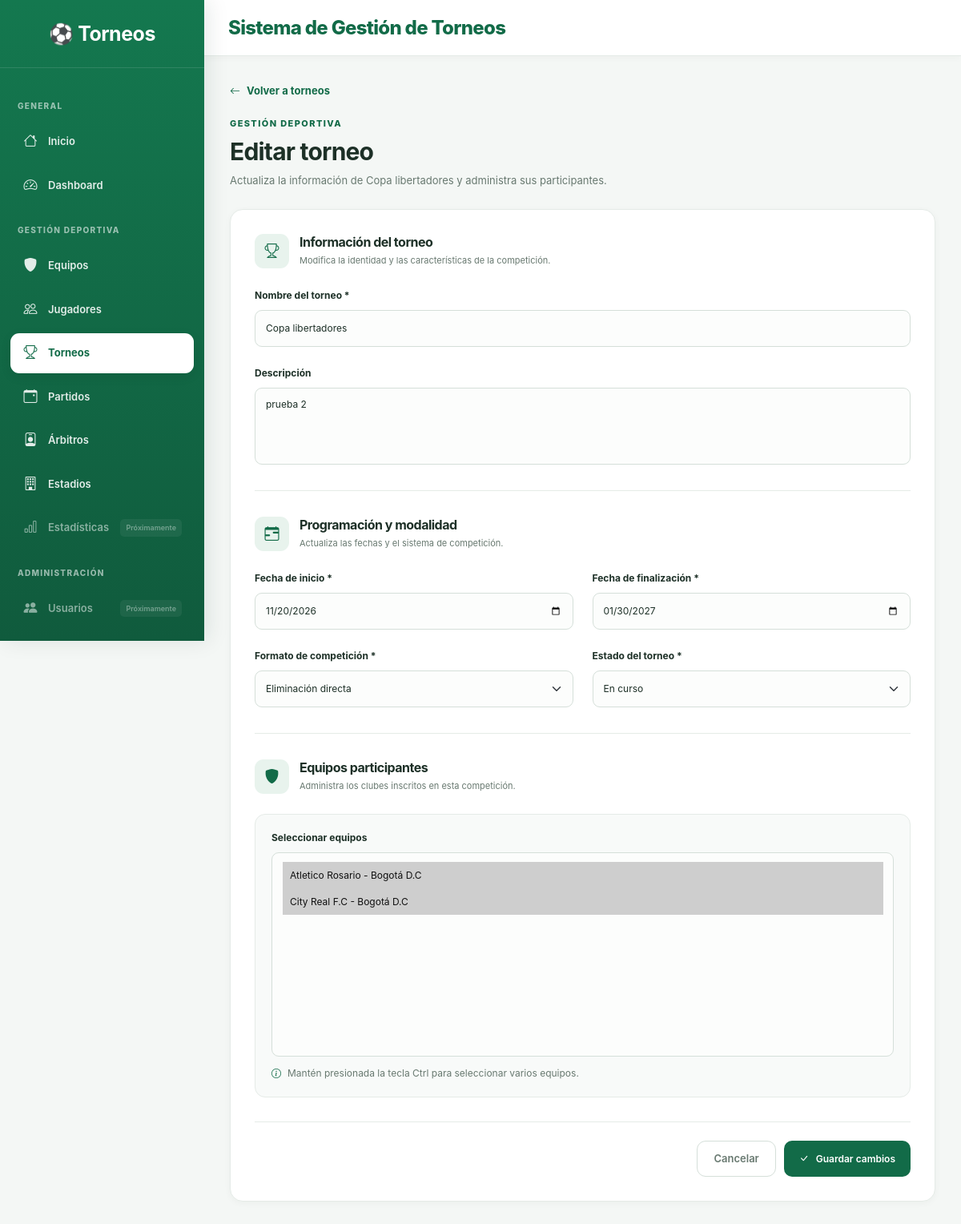
The page /torneos/editar/2 on the database its author committed.
### app/models/torneo.py (models this page shows, shortened)
class Torneo(db.Model):
    __tablename__ = "torneos"
    id = db.Column(db.Integer, primary_key=True)
    nombre = db.Column(
        db.String(100),
        nullable=False
    )
    descripcion = db.Column(db.Text)
    fecha_inicio = db.Column(
        db.Date,
        nullable=False
    )
    fecha_fin = db.Column(
        db.Date,
        nullable=False
    )
    formato = db.Column(
        db.String(50),
        nullable=False
    )
    estado = db.Column(
        db.String(30),
        default="Pendiente"
    )
    fecha_creacion = db.Column(
        db.DateTime,
        default=datetime.now
    )
    equipos = db.relationship(
        "Equipo",
        secondary=torneo_equipos,
        back_populates="torneos"
    )
    partidos = db.relationship(
        "Partido",
        back_populates="torneo"
    )

### app/models/equipo.py (models this page shows, shortened)
class Equipo(db.Model):
    __tablename__ = "equipos"
    id = db.Column(db.Integer, primary_key=True)
    nombre = db.Column(
        db.String(100),
        nullable=False,
        unique=True
    )
    ciudad = db.Column(
        db.String(100),
        nullable=False
    )
    entrenador = db.Column(
        db.String(100),
        nullable=False
    )
    fundacion = db.Column(
        db.Integer,
        nullable=False
    )
    escudo = db.Column(
        db.String(255),
        default="default_team.png"
    )
    estado = db.Column(
        db.Boolean,
        default=True
    )
    jugadores = db.relationship(
        "Jugador",
        back_populates="equipo",
        cascade="all, delete-orphan",
        lazy=True
    )
    torneos = db.relationship(
        "Torneo",
        secondary="torneo_equipos",
        back_populates="equipos"
    )

### app/torneos/routes.py (the view, shortened to what this page needs)
@torneos_bp.route("/editar/<int:id>", methods=["GET", "POST"])
def editar(id):
    torneo = db.session.get(Torneo, id)
    if not torneo:
        flash("El torneo no existe.", "danger")
        return redirect(url_for("torneos.index"))
    equipos = Equipo.query.order_by(Equipo.nombre).all()
    return render_template(
        "torneos/editar.html",
        torneo=torneo,
        equipos=equipos
    )

### app/templates/torneos/editar.html (shortened to what this page needs)
{% extends "base.html" %}
{% block content %}
<div class="form-page-header">
    <a href="{{ url_for('torneos.index') }}" class="module-back-link">
        <i class="bi bi-arrow-left"></i>
        Volver a torneos
    </a>
    <span class="module-eyebrow">GESTIÓN DEPORTIVA</span>
    <h1>Editar torneo</h1>
    <p>Actualiza la información de {{ torneo.nombre }} y administra sus participantes.</p>
</div>
<div class="premium-form-card tournament-form-card">
    <form method="POST">
        <div class="form-section-heading">
            <div class="form-section-icon">
                <i class="bi bi-trophy"></i>
            </div>
            <div>
                <h3>Información del torneo</h3>
                <p>Modifica la identidad y las características de la competición.</p>
            </div>
        </div>
        <div class="row g-4">
            <div class="col-12">
                <label class="premium-form-label">Nombre del torneo *</label>
                <input
                    type="text"
                    name="nombre"
                    class="form-control premium-input"
                    value="{{ request.form.get('nombre', torneo.nombre) }}"
                    maxlength="100"
                    required
                >
            </div>
            <div class="col-12">
                <label class="premium-form-label">Descripción</label>
                <textarea
                    name="descripcion"
                    class="form-control premium-input"
                    rows="4"
                    placeholder="Describe brevemente el torneo..."
                >{{ request.form.get('descripcion', torneo.descripcion or '') }}</textarea>
            </div>
        </div>
        <div class="premium-form-divider"></div>
        <div class="form-section-heading">
            <div class="form-section-icon">
                <i class="bi bi-calendar-range"></i>
            </div>
            <div>
                <h3>Programación y modalidad</h3>
                <p>Actualiza las fechas y el sistema de competición.</p>
            </div>
        </div>
        <div class="row g-4">
            <div class="col-md-6">
                <label class="premium-form-label">Fecha de inicio *</label>
                <input
                    type="date"
                    name="fecha_inicio"
                    class="form-control premium-input"
                    value="{{ request.form.get('fecha_inicio', torneo.fecha_inicio.isoformat()) }}"
                    required
                >
            </div>
            <div class="col-md-6">
                <label class="premium-form-label">Fecha de finalización *</label>
                <input
                    type="date"
                    name="fecha_fin"
                    class="form-control premium-input"
                    value="{{ request.form.get('fecha_fin', torneo.fecha_fin.isoformat()) }}"
                    required
                >
            </div>
            <div class="col-md-6">
                <label class="premium-form-label">Formato de competición *</label>
                <select name="formato" class="form-select premium-input" required>
                    {% for formato in ["Liga", "Eliminación directa", "Grupos"] %}
                    <option
                        value="{{ formato }}"
                        {% if request.form.get('formato', torneo.formato) == formato %}selected{% endif %}
                    >
                        {{ formato }}
                    </option>
                    {% endfor %}
                </select>
            </div>
            <div class="col-md-6">
                <label class="premium-form-label">Estado del torneo *</label>
                <select name="estado" class="form-select premium-input" required>
                    {% for estado in ["Pendiente", "En curso", "Finalizado"] %}
                    <option
                        value="{{ estado }}"
                        {% if request.form.get('estado', torneo.estado) == estado %}selected{% endif %}
                    >
                        {{ estado }}
                    </option>
                    {% endfor %}
                </select>
            </div>
        </div>
        <div class="premium-form-divider"></div>
        <div class="form-section-heading">
            <div class="form-section-icon">
                <i class="bi bi-shield-fill"></i>
            </div>
            <div>
                <h3>Equipos participantes</h3>
                <p>Administra los clubes inscritos en esta competición.</p>
            </div>
        </div>
        <div class="tournament-selection-card">
            <label class="premium-form-label">
                Seleccionar equipos
            </label>
            {% if equipos %}
            <select
                name="equipos"
                class="form-select premium-input tournament-team-select"
                multiple
                size="7"
            >
                {% for equipo in equipos %}
                <option
                    value="{{ equipo.id }}"
                    {% if request.method == 'POST' %}
                        {% if equipo.id|string in request.form.getlist('equipos') %}selected{% endif %}
                    {% elif equipo.id in torneo.equipos|map(attribute='id')|list %}
                        selected
                    {% endif %}
                >
                    {{ equipo.nombre }} - {{ equipo.ciudad }}
                </option>
                {% endfor %}
            </select>
            <div class="tournament-selection-help">
                <i class="bi bi-info-circle"></i>
                Mantén presionada la tecla Ctrl para seleccionar varios equipos.
            </div>
            {% endif %}
        </div>
        <div class="premium-form-footer">
            <a href="{{ url_for('torneos.index') }}" class="btn premium-cancel-btn">
                Cancelar
            </a>
            <button type="submit" class="module-primary-btn">
                <i class="bi bi-check-lg"></i>
                Guardar cambios
            </button>
        </div>
    </form>
</div>
{% endblock %}

### app/static/css/variables.css (style rules this page uses)
:root { --primary: #126B48; --primary-dark: #0B4934; --primary-light: #E8F3ED; --primary-accent: #28A477; --background: #F4F7F5; --surface: #FFFFFF; --surface-secondary: #F8FAF9; --text-primary: #1D3027; --text-secondary: #687970; --text-muted: #98A69F; --text-white: #FFFFFF; --border: #E5EBE7; --border-strong: #D5DFD9; --success: #198754; --success-light: #E8F5ED; --warning: #D99A32; --warning-light: #FFF5DF; --danger: #C94C4C; --danger-light: #FCECEC; --info: #3685B5; --info-light: #EAF4FA; --font-primary: "Inter", "Segoe UI", Arial, sans-serif; --font-size-xs: 11px; --font-size-sm: 13px; --font-size-md: 14px; --font-size-lg: 17px; --font-size-xl: 22px; --font-size-2xl: 30px; --spacing-xs: 4px; --spacing-sm: 8px; --spacing-md: 16px; --spacing-lg: 24px; --spacing-xl: 32px; --spacing-2xl: 40px; --radius-sm: 7px; --radius-md: 11px; --radius-lg: 15px; --radius-xl: 20px; --radius-full: 999px; --shadow-sm: 0 2px 8px rgba(20, 50, 35, .04); --shadow-md: 0 6px 18px rgba(20, 50, 35, .06); --shadow-lg: 0 14px 35px rgba(20, 50, 35, .09); --transition-fast: .15s ease; --transition-normal: .25s ease; --transition-slow: .35s ease; --sidebar-width: 255px; --navbar-height: 70px; }

### app/static/css/base.css (style rules this page uses)
* { box-sizing: border-box; }
html { scroll-behavior: smooth; }
body { margin: 0; min-height: 100vh; background: var(--background); color: var(--text-primary); font-family: var(--font-primary); font-size: var(--font-size-md); -webkit-font-smoothing: antialiased; -moz-osx-font-smoothing: grayscale; }
h1, h2, h3, h4, h5, h6 { color: var(--text-primary); font-weight: 700; letter-spacing: -.5px; }
h1 { font-size: var(--font-size-2xl); }
p { color: var(--text-secondary); line-height: 1.7; }
a { color: var(--primary); text-decoration: none; transition: var(--transition-fast); }
button, input, select, textarea { font: inherit; }

### app/static/css/tables.css (style rules this page uses)
.module-header h1, .form-page-header h1 { margin: 0 0 7px; font-size: 30px; letter-spacing: -.8px; }
.module-header p, .form-page-header > p { margin: 0; font-size: 13px; }
.module-primary-btn { min-height: 45px; display: inline-flex; align-items: center; justify-content: center; gap: 9px; padding: 12px 19px; border: 1px solid var(--primary); border-radius: 9px; background: var(--primary); color: white; font-size: 12px; font-weight: 750; transition: var(--transition-normal); }
.form-page-header { margin-bottom: 25px; }
.module-back-link { display: inline-flex; align-items: center; gap: 8px; margin-bottom: 23px; color: var(--text-secondary); font-size: 12px; font-weight: 650; }
.module-eyebrow { display: block; margin-bottom: 9px; color: var(--primary); font-size: 11px; font-weight: 800; letter-spacing: 1.4px; }
.module-header h1, .form-page-header h1 { margin: 0 0 7px; }
.module-header p, .form-page-header > p { margin: 0; color: var(--text-secondary); }
.module-primary-btn { display: inline-flex; align-items: center; justify-content: center; gap: 9px; padding: 12px 19px; border: 0; border-radius: 10px; background: var(--primary); color: white; font-weight: 600; transition: var(--transition-normal); }
.tournament-form-card { max-width: 100%; }
.module-back-link { display: inline-flex; align-items: center; gap: 8px; margin-bottom: 22px; color: var(--primary); font-size: 13px; font-weight: 650; }
.tournament-selection-card { padding: 20px; border: 1px solid var(--border); border-radius: 13px; background: var(--surface-secondary); }
.tournament-team-select { min-height: 180px; }
.tournament-team-select option { padding: 9px; }
.tournament-selection-help { display: flex; align-items: center; gap: 8px; margin-top: 12px; color: var(--text-secondary); font-size: 12px; }
.tournament-selection-help i { color: var(--primary); }

### rows shown on the page
Torneo: nombre "Copa libertadores", descripcion "prueba 2", fecha_inicio "11/20/2026", fecha_fin "01/30/2027", formato "Eliminación directa", estado "En curso"
Equipo: equipos "Atletico Rosario - Bogotá D.C ☑ / City Real F.C - Bogotá D.C ☑"
